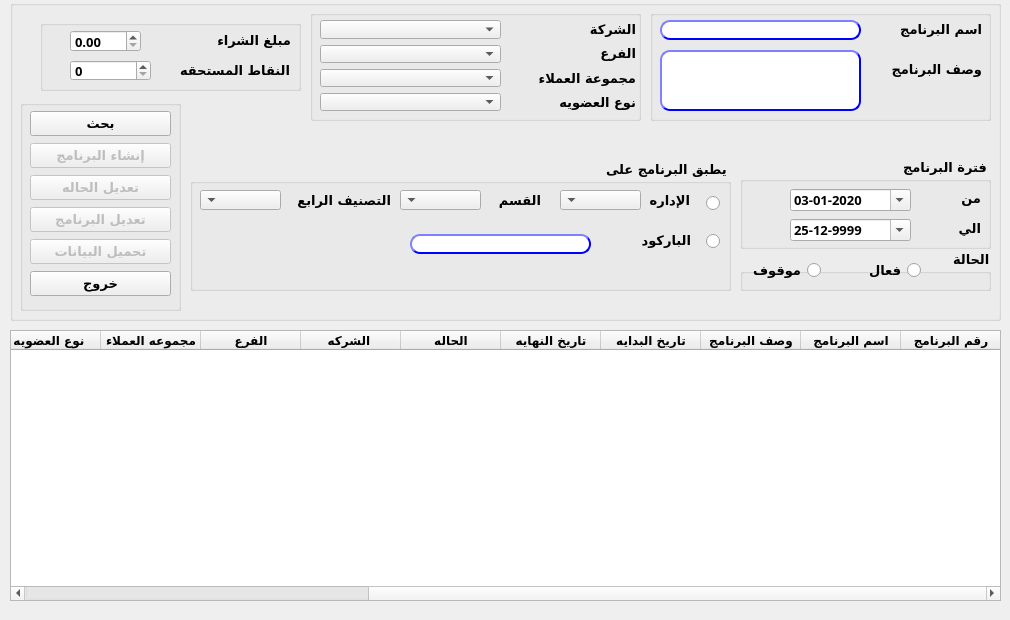
<?xml version="1.0" encoding="UTF-8"?>
<ui version="4.0">
 <class>QForm_prom_create</class>
 <widget class="QWidget" name="QForm_prom_create">
  <property name="geometry">
   <rect>
    <x>0</x>
    <y>0</y>
    <width>1010</width>
    <height>620</height>
   </rect>
  </property>
  <property name="minimumSize">
   <size>
    <width>1010</width>
    <height>620</height>
   </size>
  </property>
  <property name="maximumSize">
   <size>
    <width>1010</width>
    <height>620</height>
   </size>
  </property>
  <property name="windowTitle">
   <string>انشاء برنامج عضويه</string>
  </property>
  <property name="toolTip">
   <string/>
  </property>
  <property name="layoutDirection">
   <enum>Qt::RightToLeft</enum>
  </property>
  <widget class="QWidget" name="gridLayoutWidget">
   <property name="geometry">
    <rect>
     <x>190</x>
     <y>70</y>
     <width>2</width>
     <height>2</height>
    </rect>
   </property>
   <property name="font">
    <font>
     <family>29LT Bukra Regular</family>
     <weight>75</weight>
     <bold>true</bold>
    </font>
   </property>
   <layout class="QGridLayout" name="gridLayout_2"/>
  </widget>
  <widget class="QGroupBox" name="groupBox">
   <property name="geometry">
    <rect>
     <x>10</x>
     <y>0</y>
     <width>991</width>
     <height>321</height>
    </rect>
   </property>
   <property name="font">
    <font>
     <family>29LT Bukra Regular</family>
     <pointsize>10</pointsize>
     <weight>75</weight>
     <bold>true</bold>
    </font>
   </property>
   <property name="layoutDirection">
    <enum>Qt::LeftToRight</enum>
   </property>
   <property name="styleSheet">
    <string notr="true"/>
   </property>
   <property name="title">
    <string/>
   </property>
   <widget class="QGroupBox" name="groupBox_3">
    <property name="geometry">
     <rect>
      <x>300</x>
      <y>10</y>
      <width>331</width>
      <height>111</height>
     </rect>
    </property>
    <property name="font">
     <font>
      <family>29LT Bukra Regular</family>
      <pointsize>10</pointsize>
      <weight>75</weight>
      <bold>true</bold>
     </font>
    </property>
    <property name="title">
     <string/>
    </property>
    <widget class="QWidget" name="layoutWidget">
     <property name="geometry">
      <rect>
       <x>10</x>
       <y>10</y>
       <width>181</width>
       <height>91</height>
      </rect>
     </property>
     <property name="font">
      <font>
       <family>29LT Bukra Regular</family>
       <pointsize>10</pointsize>
       <weight>75</weight>
       <bold>true</bold>
      </font>
     </property>
     <layout class="QVBoxLayout" name="verticalLayout_3">
      <item>
       <widget class="QComboBox" name="CMB_company">
        <property name="font">
         <font>
          <family>29LT Bukra Regular</family>
          <pointsize>10</pointsize>
          <weight>75</weight>
          <bold>true</bold>
         </font>
        </property>
       </widget>
      </item>
      <item>
       <widget class="QComboBox" name="CMB_branch">
        <property name="font">
         <font>
          <family>29LT Bukra Regular</family>
          <pointsize>10</pointsize>
          <weight>75</weight>
          <bold>true</bold>
         </font>
        </property>
       </widget>
      </item>
      <item>
       <widget class="QComboBox" name="CMB_custGroup">
        <property name="font">
         <font>
          <family>29LT Bukra Regular</family>
          <pointsize>10</pointsize>
          <weight>75</weight>
          <bold>true</bold>
         </font>
        </property>
       </widget>
      </item>
      <item>
       <widget class="QComboBox" name="CMB_loyalityType">
        <property name="font">
         <font>
          <family>29LT Bukra Regular</family>
          <pointsize>10</pointsize>
          <weight>75</weight>
          <bold>true</bold>
         </font>
        </property>
       </widget>
      </item>
     </layout>
    </widget>
    <widget class="QWidget" name="layoutWidget">
     <property name="geometry">
      <rect>
       <x>214</x>
       <y>10</y>
       <width>112</width>
       <height>91</height>
      </rect>
     </property>
     <property name="font">
      <font>
       <family>29LT Bukra Regular</family>
       <pointsize>10</pointsize>
       <weight>75</weight>
       <bold>true</bold>
      </font>
     </property>
     <layout class="QVBoxLayout" name="verticalLayout_2">
      <item>
       <widget class="QLabel" name="label_4">
        <property name="font">
         <font>
          <family>29LT Bukra Regular</family>
          <pointsize>10</pointsize>
          <weight>75</weight>
          <bold>true</bold>
         </font>
        </property>
        <property name="text">
         <string>الشركة</string>
        </property>
       </widget>
      </item>
      <item>
       <widget class="QLabel" name="label_11">
        <property name="font">
         <font>
          <family>29LT Bukra Regular</family>
          <pointsize>10</pointsize>
          <weight>75</weight>
          <bold>true</bold>
         </font>
        </property>
        <property name="text">
         <string>الفرع</string>
        </property>
       </widget>
      </item>
      <item>
       <widget class="QLabel" name="label_5">
        <property name="font">
         <font>
          <family>29LT Bukra Regular</family>
          <pointsize>10</pointsize>
          <weight>75</weight>
          <bold>true</bold>
         </font>
        </property>
        <property name="text">
         <string>مجموعة العملاء</string>
        </property>
       </widget>
      </item>
      <item>
       <widget class="QLabel" name="label_6">
        <property name="font">
         <font>
          <family>29LT Bukra Regular</family>
          <pointsize>10</pointsize>
          <weight>75</weight>
          <bold>true</bold>
         </font>
        </property>
        <property name="text">
         <string>نوع العضويه</string>
        </property>
       </widget>
      </item>
     </layout>
    </widget>
   </widget>
   <widget class="QGroupBox" name="groupBox_4">
    <property name="geometry">
     <rect>
      <x>640</x>
      <y>10</y>
      <width>341</width>
      <height>111</height>
     </rect>
    </property>
    <property name="font">
     <font>
      <family>29LT Bukra Regular</family>
      <pointsize>10</pointsize>
      <weight>75</weight>
      <bold>true</bold>
     </font>
    </property>
    <property name="layoutDirection">
     <enum>Qt::RightToLeft</enum>
    </property>
    <property name="title">
     <string/>
    </property>
    <widget class="QLabel" name="label">
     <property name="geometry">
      <rect>
       <x>220</x>
       <y>10</y>
       <width>112</width>
       <height>18</height>
      </rect>
     </property>
     <property name="font">
      <font>
       <family>29LT Bukra Regular</family>
       <pointsize>10</pointsize>
       <weight>75</weight>
       <bold>true</bold>
      </font>
     </property>
     <property name="text">
      <string>اسم البرنامج</string>
     </property>
    </widget>
    <widget class="QLabel" name="label_2">
     <property name="geometry">
      <rect>
       <x>220</x>
       <y>50</y>
       <width>112</width>
       <height>18</height>
      </rect>
     </property>
     <property name="font">
      <font>
       <family>29LT Bukra Regular</family>
       <pointsize>10</pointsize>
       <weight>75</weight>
       <bold>true</bold>
      </font>
     </property>
     <property name="text">
      <string>وصف البرنامج</string>
     </property>
    </widget>
    <widget class="QLineEdit" name="Qline_name">
     <property name="geometry">
      <rect>
       <x>10</x>
       <y>10</y>
       <width>201</width>
       <height>20</height>
      </rect>
     </property>
     <property name="font">
      <font>
       <family>29LT Bukra Regular</family>
       <weight>75</weight>
       <bold>true</bold>
      </font>
     </property>
     <property name="styleSheet">
      <string notr="true">QLineEdit{
                                        background-color: white;
                                        border-style: outset;
                                        border-width: 2px;
                                        border-radius: 10px;
                                        border-color: blue;
                                        min-width: 6em;
                                        }
                                        QLineEdit:hover {
                                        background: qradialgradient(
                                        cx: 0.3, cy: -0.4, fx: 0.3, fy: -0.4,
                                        radius: 1.35, stop: 0 #fff, stop: 1 #bbb
                                        );
                                        }
                                       QLineEdit:pressed {
                                        border-style: inset;
                                        background: qradialgradient(
                                        cx: 0.4, cy: -0.1, fx: 0.4, fy: -0.1,
                                        radius: 1.35, stop: 0 #fff, stop: 1 #ddd
                                        );
                                        }
                                    </string>
     </property>
     <property name="maxLength">
      <number>30</number>
     </property>
    </widget>
    <widget class="QTextEdit" name="Qtext_desc">
     <property name="geometry">
      <rect>
       <x>10</x>
       <y>40</y>
       <width>201</width>
       <height>61</height>
      </rect>
     </property>
     <property name="font">
      <font>
       <family>29LT Bukra Regular</family>
       <weight>75</weight>
       <bold>true</bold>
      </font>
     </property>
     <property name="styleSheet">
      <string notr="true">QTextEdit{
                                        background-color: white;
                                        border-style: outset;
                                        border-width: 2px;
                                        border-radius: 10px;
                                        border-color: blue;
                                        min-width: 6em;
                                        }
                                        QTextEdit:hover {
                                        background: qradialgradient(
                                        cx: 0.3, cy: -0.4, fx: 0.3, fy: -0.4,
                                        radius: 1.35, stop: 0 #fff, stop: 1 #bbb
                                        );
                                        }
                                       QTextEdit:pressed {
                                        border-style: inset;
                                        background: qradialgradient(
                                        cx: 0.4, cy: -0.1, fx: 0.4, fy: -0.1,
                                        radius: 1.35, stop: 0 #fff, stop: 1 #ddd
                                        );
                                        }
                                    </string>
     </property>
    </widget>
   </widget>
   <widget class="QGroupBox" name="groupBox_2">
    <property name="geometry">
     <rect>
      <x>730</x>
      <y>158</y>
      <width>251</width>
      <height>91</height>
     </rect>
    </property>
    <property name="font">
     <font>
      <family>29LT Bukra Regular</family>
      <pointsize>10</pointsize>
      <weight>75</weight>
      <bold>true</bold>
     </font>
    </property>
    <property name="layoutDirection">
     <enum>Qt::RightToLeft</enum>
    </property>
    <property name="title">
     <string>فترة البرنامج</string>
    </property>
    <widget class="QLabel" name="label_9">
     <property name="geometry">
      <rect>
       <x>160</x>
       <y>30</y>
       <width>81</width>
       <height>20</height>
      </rect>
     </property>
     <property name="font">
      <font>
       <family>29LT Bukra Regular</family>
       <pointsize>10</pointsize>
       <weight>75</weight>
       <bold>true</bold>
      </font>
     </property>
     <property name="text">
      <string>من</string>
     </property>
    </widget>
    <widget class="QLabel" name="label_10">
     <property name="geometry">
      <rect>
       <x>170</x>
       <y>60</y>
       <width>71</width>
       <height>20</height>
      </rect>
     </property>
     <property name="font">
      <font>
       <family>29LT Bukra Regular</family>
       <pointsize>10</pointsize>
       <weight>75</weight>
       <bold>true</bold>
      </font>
     </property>
     <property name="text">
      <string>الي</string>
     </property>
    </widget>
    <widget class="QDateEdit" name="Qdate_to">
     <property name="geometry">
      <rect>
       <x>50</x>
       <y>61</y>
       <width>121</width>
       <height>22</height>
      </rect>
     </property>
     <property name="font">
      <font>
       <family>29LT Bukra Regular</family>
       <pointsize>10</pointsize>
       <weight>75</weight>
       <bold>true</bold>
      </font>
     </property>
     <property name="layoutDirection">
      <enum>Qt::LeftToRight</enum>
     </property>
     <property name="autoFillBackground">
      <bool>false</bool>
     </property>
     <property name="dateTime">
      <datetime>
       <hour>0</hour>
       <minute>0</minute>
       <second>0</second>
       <year>9999</year>
       <month>12</month>
       <day>25</day>
      </datetime>
     </property>
     <property name="maximumDateTime">
      <datetime>
       <hour>23</hour>
       <minute>59</minute>
       <second>59</second>
       <year>9999</year>
       <month>12</month>
       <day>25</day>
      </datetime>
     </property>
     <property name="displayFormat">
      <string>dd-MM-yyyy</string>
     </property>
     <property name="calendarPopup">
      <bool>true</bool>
     </property>
     <property name="date">
      <date>
       <year>9999</year>
       <month>12</month>
       <day>25</day>
      </date>
     </property>
    </widget>
    <widget class="QDateEdit" name="Qdate_from">
     <property name="geometry">
      <rect>
       <x>50</x>
       <y>31</y>
       <width>121</width>
       <height>22</height>
      </rect>
     </property>
     <property name="font">
      <font>
       <family>29LT Bukra Regular</family>
       <pointsize>10</pointsize>
       <weight>75</weight>
       <bold>true</bold>
      </font>
     </property>
     <property name="layoutDirection">
      <enum>Qt::LeftToRight</enum>
     </property>
     <property name="displayFormat">
      <string>dd-MM-yyyy</string>
     </property>
     <property name="calendarPopup">
      <bool>true</bool>
     </property>
     <property name="date">
      <date>
       <year>2020</year>
       <month>1</month>
       <day>3</day>
      </date>
     </property>
    </widget>
   </widget>
   <widget class="QGroupBox" name="groupBox_8">
    <property name="geometry">
     <rect>
      <x>10</x>
      <y>100</y>
      <width>161</width>
      <height>211</height>
     </rect>
    </property>
    <property name="font">
     <font>
      <family>29LT Bukra Regular</family>
      <pointsize>10</pointsize>
      <weight>75</weight>
      <bold>true</bold>
     </font>
    </property>
    <property name="title">
     <string/>
    </property>
    <widget class="QWidget" name="layoutWidget_3">
     <property name="geometry">
      <rect>
       <x>10</x>
       <y>10</y>
       <width>141</width>
       <height>191</height>
      </rect>
     </property>
     <property name="font">
      <font>
       <family>29LT Bukra Regular</family>
       <pointsize>10</pointsize>
       <weight>75</weight>
       <bold>true</bold>
      </font>
     </property>
     <layout class="QVBoxLayout" name="verticalLayout">
      <item>
       <widget class="QPushButton" name="Qbtn_search">
        <property name="enabled">
         <bool>true</bool>
        </property>
        <property name="font">
         <font>
          <family>29LT Bukra Regular</family>
          <weight>75</weight>
          <bold>true</bold>
         </font>
        </property>
        <property name="styleSheet">
         <string notr="true"/>
        </property>
        <property name="text">
         <string>بحث</string>
        </property>
       </widget>
      </item>
      <item>
       <widget class="QPushButton" name="Qbtn_create">
        <property name="enabled">
         <bool>false</bool>
        </property>
        <property name="font">
         <font>
          <family>29LT Bukra Regular</family>
          <weight>75</weight>
          <bold>true</bold>
         </font>
        </property>
        <property name="styleSheet">
         <string notr="true"/>
        </property>
        <property name="text">
         <string>إنشاء البرنامج</string>
        </property>
       </widget>
      </item>
      <item>
       <widget class="QPushButton" name="Qbtn_activate">
        <property name="enabled">
         <bool>false</bool>
        </property>
        <property name="font">
         <font>
          <family>29LT Bukra Regular</family>
          <weight>75</weight>
          <bold>true</bold>
         </font>
        </property>
        <property name="styleSheet">
         <string notr="true"/>
        </property>
        <property name="text">
         <string>تعديل الحاله</string>
        </property>
       </widget>
      </item>
      <item>
       <widget class="QPushButton" name="Qbtn_modify">
        <property name="enabled">
         <bool>false</bool>
        </property>
        <property name="font">
         <font>
          <family>29LT Bukra Regular</family>
          <weight>75</weight>
          <bold>true</bold>
         </font>
        </property>
        <property name="styleSheet">
         <string notr="true"/>
        </property>
        <property name="text">
         <string>تعديل البرنامج</string>
        </property>
       </widget>
      </item>
      <item>
       <widget class="QPushButton" name="Qbtn_upload">
        <property name="enabled">
         <bool>false</bool>
        </property>
        <property name="font">
         <font>
          <family>29LT Bukra Regular</family>
          <weight>75</weight>
          <bold>true</bold>
         </font>
        </property>
        <property name="styleSheet">
         <string notr="true"/>
        </property>
        <property name="text">
         <string>تحميل البيانات</string>
        </property>
       </widget>
      </item>
      <item>
       <widget class="QPushButton" name="Qbtn_exit">
        <property name="font">
         <font>
          <family>29LT Bukra Regular</family>
          <weight>75</weight>
          <bold>true</bold>
         </font>
        </property>
        <property name="styleSheet">
         <string notr="true"/>
        </property>
        <property name="text">
         <string>خروج</string>
        </property>
       </widget>
      </item>
     </layout>
    </widget>
   </widget>
   <widget class="QGroupBox" name="Qgrp_status">
    <property name="enabled">
     <bool>true</bool>
    </property>
    <property name="geometry">
     <rect>
      <x>730</x>
      <y>250</y>
      <width>251</width>
      <height>41</height>
     </rect>
    </property>
    <property name="font">
     <font>
      <family>29LT Bukra Regular</family>
      <pointsize>10</pointsize>
      <weight>75</weight>
      <bold>true</bold>
     </font>
    </property>
    <property name="layoutDirection">
     <enum>Qt::RightToLeft</enum>
    </property>
    <property name="title">
     <string>الحالة</string>
    </property>
    <widget class="QRadioButton" name="Qradio_active">
     <property name="geometry">
      <rect>
       <x>120</x>
       <y>10</y>
       <width>61</width>
       <height>20</height>
      </rect>
     </property>
     <property name="font">
      <font>
       <family>29LT Bukra Regular</family>
       <pointsize>10</pointsize>
       <weight>75</weight>
       <bold>true</bold>
      </font>
     </property>
     <property name="layoutDirection">
      <enum>Qt::RightToLeft</enum>
     </property>
     <property name="text">
      <string>فعال</string>
     </property>
    </widget>
    <widget class="QRadioButton" name="Qradio_inactive">
     <property name="geometry">
      <rect>
       <x>10</x>
       <y>10</y>
       <width>71</width>
       <height>20</height>
      </rect>
     </property>
     <property name="font">
      <font>
       <family>29LT Bukra Regular</family>
       <pointsize>10</pointsize>
       <weight>75</weight>
       <bold>true</bold>
      </font>
     </property>
     <property name="layoutDirection">
      <enum>Qt::RightToLeft</enum>
     </property>
     <property name="text">
      <string>موقوف</string>
     </property>
    </widget>
   </widget>
   <widget class="QGroupBox" name="groupBox_5">
    <property name="geometry">
     <rect>
      <x>30</x>
      <y>20</y>
      <width>261</width>
      <height>71</height>
     </rect>
    </property>
    <property name="font">
     <font>
      <family>29LT Bukra Regular</family>
      <pointsize>10</pointsize>
      <weight>75</weight>
      <bold>true</bold>
     </font>
    </property>
    <property name="title">
     <string/>
    </property>
    <widget class="QLabel" name="label_7">
     <property name="geometry">
      <rect>
       <x>170</x>
       <y>10</y>
       <width>81</width>
       <height>20</height>
      </rect>
     </property>
     <property name="font">
      <font>
       <family>29LT Bukra Regular</family>
       <pointsize>10</pointsize>
       <weight>75</weight>
       <bold>true</bold>
      </font>
     </property>
     <property name="text">
      <string>مبلغ الشراء</string>
     </property>
    </widget>
    <widget class="QLabel" name="label_12">
     <property name="geometry">
      <rect>
       <x>119</x>
       <y>40</y>
       <width>131</width>
       <height>20</height>
      </rect>
     </property>
     <property name="font">
      <font>
       <family>29LT Bukra Regular</family>
       <pointsize>10</pointsize>
       <weight>75</weight>
       <bold>true</bold>
      </font>
     </property>
     <property name="text">
      <string>النقاط المستحقه</string>
     </property>
    </widget>
    <widget class="QSpinBox" name="Qline_points">
     <property name="geometry">
      <rect>
       <x>30</x>
       <y>40</y>
       <width>81</width>
       <height>21</height>
      </rect>
     </property>
     <property name="font">
      <font>
       <family>29LT Bukra Regular</family>
       <pointsize>10</pointsize>
       <weight>75</weight>
       <bold>true</bold>
      </font>
     </property>
     <property name="maximum">
      <number>99999</number>
     </property>
    </widget>
    <widget class="QDoubleSpinBox" name="Qline_purchAmount">
     <property name="geometry">
      <rect>
       <x>30</x>
       <y>10</y>
       <width>71</width>
       <height>22</height>
      </rect>
     </property>
     <property name="font">
      <font>
       <family>29LT Bukra Regular</family>
       <pointsize>10</pointsize>
       <weight>75</weight>
       <bold>true</bold>
      </font>
     </property>
     <property name="decimals">
      <number>2</number>
     </property>
     <property name="maximum">
      <double>99999.990000000005239</double>
     </property>
    </widget>
   </widget>
   <widget class="QGroupBox" name="groupBox_7">
    <property name="geometry">
     <rect>
      <x>180</x>
      <y>160</y>
      <width>541</width>
      <height>131</height>
     </rect>
    </property>
    <property name="font">
     <font>
      <family>29LT Bukra Regular</family>
      <pointsize>10</pointsize>
      <weight>75</weight>
      <bold>true</bold>
     </font>
    </property>
    <property name="layoutDirection">
     <enum>Qt::RightToLeft</enum>
    </property>
    <property name="title">
     <string>يطبق البرنامج على </string>
    </property>
    <widget class="QLabel" name="label_13">
     <property name="geometry">
      <rect>
       <x>449</x>
       <y>30</y>
       <width>51</width>
       <height>20</height>
      </rect>
     </property>
     <property name="font">
      <font>
       <family>29LT Bukra Regular</family>
       <pointsize>10</pointsize>
       <weight>75</weight>
       <bold>true</bold>
      </font>
     </property>
     <property name="text">
      <string>الإداره</string>
     </property>
    </widget>
    <widget class="QComboBox" name="CMB_department">
     <property name="geometry">
      <rect>
       <x>370</x>
       <y>30</y>
       <width>81</width>
       <height>20</height>
      </rect>
     </property>
     <property name="font">
      <font>
       <family>29LT Bukra Regular</family>
       <pointsize>10</pointsize>
       <weight>75</weight>
       <bold>true</bold>
      </font>
     </property>
    </widget>
    <widget class="QLabel" name="label_14">
     <property name="geometry">
      <rect>
       <x>450</x>
       <y>70</y>
       <width>51</width>
       <height>20</height>
      </rect>
     </property>
     <property name="font">
      <font>
       <family>29LT Bukra Regular</family>
       <pointsize>10</pointsize>
       <weight>75</weight>
       <bold>true</bold>
      </font>
     </property>
     <property name="text">
      <string>الباركود</string>
     </property>
    </widget>
    <widget class="QLineEdit" name="Qline_barcode">
     <property name="geometry">
      <rect>
       <x>220</x>
       <y>74</y>
       <width>181</width>
       <height>20</height>
      </rect>
     </property>
     <property name="font">
      <font>
       <family>29LT Bukra Regular</family>
       <weight>75</weight>
       <bold>true</bold>
      </font>
     </property>
     <property name="styleSheet">
      <string notr="true">QLineEdit{
                                        background-color: white;
                                        border-style: outset;
                                        border-width: 2px;
                                        border-radius: 10px;
                                        border-color: blue;
                                        min-width: 6em;
                                        }
                                        QLineEdit:hover {
                                        background: qradialgradient(
                                        cx: 0.3, cy: -0.4, fx: 0.3, fy: -0.4,
                                        radius: 1.35, stop: 0 #fff, stop: 1 #bbb
                                        );
                                        }
                                       QLineEdit:pressed {
                                        border-style: inset;
                                        background: qradialgradient(
                                        cx: 0.4, cy: -0.1, fx: 0.4, fy: -0.1,
                                        radius: 1.35, stop: 0 #fff, stop: 1 #ddd
                                        );
                                        }
                                    </string>
     </property>
    </widget>
    <widget class="QLabel" name="label_15">
     <property name="geometry">
      <rect>
       <x>300</x>
       <y>30</y>
       <width>51</width>
       <height>20</height>
      </rect>
     </property>
     <property name="font">
      <font>
       <family>29LT Bukra Regular</family>
       <pointsize>10</pointsize>
       <weight>75</weight>
       <bold>true</bold>
      </font>
     </property>
     <property name="text">
      <string>القسم</string>
     </property>
    </widget>
    <widget class="QComboBox" name="CMB_section">
     <property name="geometry">
      <rect>
       <x>210</x>
       <y>30</y>
       <width>81</width>
       <height>20</height>
      </rect>
     </property>
     <property name="font">
      <font>
       <family>29LT Bukra Regular</family>
       <pointsize>10</pointsize>
       <weight>75</weight>
       <bold>true</bold>
      </font>
     </property>
    </widget>
    <widget class="QLabel" name="label_16">
     <property name="geometry">
      <rect>
       <x>90</x>
       <y>30</y>
       <width>111</width>
       <height>20</height>
      </rect>
     </property>
     <property name="font">
      <font>
       <family>29LT Bukra Regular</family>
       <pointsize>10</pointsize>
       <weight>75</weight>
       <bold>true</bold>
      </font>
     </property>
     <property name="text">
      <string>التصنيف الرابع</string>
     </property>
    </widget>
    <widget class="QComboBox" name="CMB_level4">
     <property name="geometry">
      <rect>
       <x>10</x>
       <y>30</y>
       <width>81</width>
       <height>20</height>
      </rect>
     </property>
     <property name="font">
      <font>
       <family>29LT Bukra Regular</family>
       <pointsize>10</pointsize>
       <weight>75</weight>
       <bold>true</bold>
      </font>
     </property>
    </widget>
    <widget class="QRadioButton" name="Qradio_bmc">
     <property name="geometry">
      <rect>
       <x>510</x>
       <y>33</y>
       <width>20</width>
       <height>20</height>
      </rect>
     </property>
     <property name="font">
      <font>
       <family>29LT Bukra Regular</family>
       <pointsize>10</pointsize>
       <weight>75</weight>
       <bold>true</bold>
      </font>
     </property>
     <property name="layoutDirection">
      <enum>Qt::RightToLeft</enum>
     </property>
     <property name="text">
      <string/>
     </property>
    </widget>
    <widget class="QRadioButton" name="Qradio_barcode">
     <property name="geometry">
      <rect>
       <x>510</x>
       <y>71</y>
       <width>20</width>
       <height>20</height>
      </rect>
     </property>
     <property name="font">
      <font>
       <family>29LT Bukra Regular</family>
       <pointsize>10</pointsize>
       <weight>75</weight>
       <bold>true</bold>
      </font>
     </property>
     <property name="layoutDirection">
      <enum>Qt::RightToLeft</enum>
     </property>
     <property name="text">
      <string/>
     </property>
    </widget>
   </widget>
   <widget class="QLabel" name="label_ID">
    <property name="enabled">
     <bool>false</bool>
    </property>
    <property name="geometry">
     <rect>
      <x>700</x>
      <y>120</y>
      <width>47</width>
      <height>13</height>
     </rect>
    </property>
    <property name="font">
     <font>
      <family>29LT Bukra Regular</family>
      <pointsize>10</pointsize>
      <weight>75</weight>
      <bold>true</bold>
     </font>
    </property>
    <property name="text">
     <string/>
    </property>
   </widget>
  </widget>
  <widget class="QWidget" name="gridLayoutWidget_4">
   <property name="geometry">
    <rect>
     <x>10</x>
     <y>330</y>
     <width>991</width>
     <height>271</height>
    </rect>
   </property>
   <property name="font">
    <font>
     <family>29LT Bukra Regular</family>
     <weight>75</weight>
     <bold>true</bold>
    </font>
   </property>
   <layout class="QGridLayout" name="gridLayout_7">
    <item row="0" column="0">
     <widget class="QTableWidget" name="Qtable_loyality">
      <property name="font">
       <font>
        <family>29LT Bukra Regular</family>
        <weight>75</weight>
        <bold>true</bold>
       </font>
      </property>
      <column>
       <property name="text">
        <string>رقم البرنامج</string>
       </property>
      </column>
      <column>
       <property name="text">
        <string>اسم البرنامج</string>
       </property>
      </column>
      <column>
       <property name="text">
        <string>وصف البرنامج</string>
       </property>
      </column>
      <column>
       <property name="text">
        <string>تاريخ البدايه</string>
       </property>
      </column>
      <column>
       <property name="text">
        <string>تاريخ النهايه</string>
       </property>
      </column>
      <column>
       <property name="text">
        <string>الحاله</string>
       </property>
      </column>
      <column>
       <property name="text">
        <string>الشركه </string>
       </property>
      </column>
      <column>
       <property name="text">
        <string>الفرع</string>
       </property>
      </column>
      <column>
       <property name="text">
        <string>مجموعه العملاء</string>
       </property>
      </column>
      <column>
       <property name="text">
        <string>نوع العضويه </string>
       </property>
      </column>
      <column>
       <property name="text">
        <string>الباركود</string>
       </property>
      </column>
      <column>
       <property name="text">
        <string>التصنيف الرابع</string>
       </property>
      </column>
      <column>
       <property name="text">
        <string>مبلغ الشراء</string>
       </property>
      </column>
      <column>
       <property name="text">
        <string>النقاط المستحقه</string>
       </property>
      </column>
     </widget>
    </item>
   </layout>
  </widget>
 </widget>
 <resources/>
 <connections/>
</ui>
